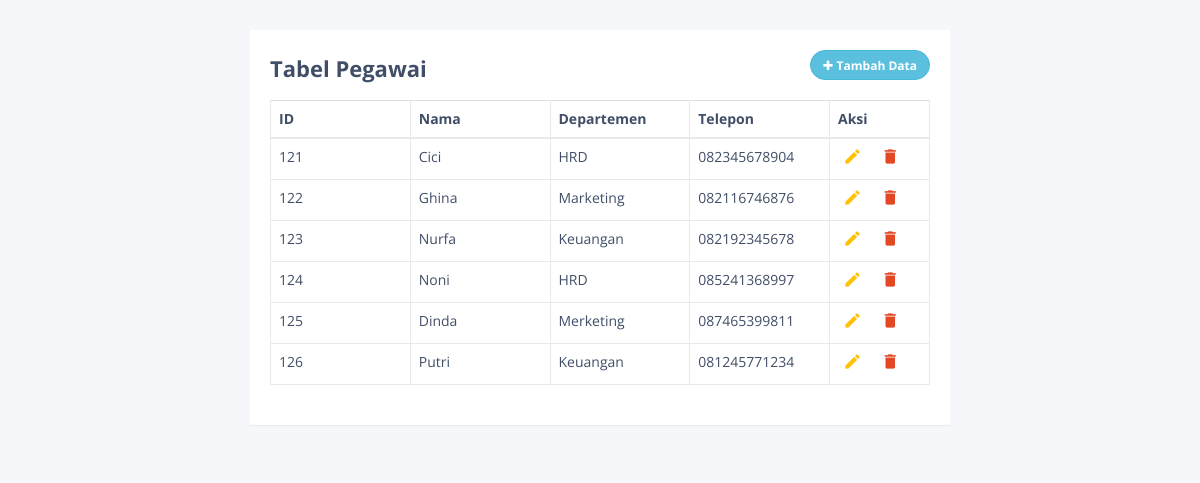
The page / on the database its author committed.
### tables this page shows
CREATE TABLE `pegawai` (
  `id` int(3) NOT NULL,
  `nama` varchar(25) NOT NULL,
  `dept` varchar(25) NOT NULL,
  `telp` varchar(15) NOT NULL
);

### application/controllers/Pegawai.php (called while the page is built, shortened)
<?php if ( ! defined('BASEPATH')) exit('No direct script access allowed');
class Pegawai extends CI_Controller {
  public function __construct(){
    $this->load->model('PegawaiModel');
  }
  public function index(){
    $data['pegawai'] = $this->PegawaiModel->view();
    $this->load->view('pegawai/index', $data);
  }
}

### index.php (called while the page is built, shortened)
<?php
require_once BASEPATH.'core/CodeIgniter.php';

### application/models/PegawaiModel.php (called while the page is built, shortened)
<?php if ( ! defined('BASEPATH')) exit('No direct script access allowed');
class PegawaiModel extends CI_Model {
  public function view(){
    return $this->db->get('pegawai')->result();
  }
}

### application/views/pegawai/index.php (the view, shortened to what this page needs)
<!DOCTYPE html>
<html lang="en">
<head>
<link rel="stylesheet" href="https://maxcdn.bootstrapcdn.com/font-awesome/4.7.0/css/font-awesome.min.css">
<link rel="stylesheet" href="https://maxcdn.bootstrapcdn.com/bootstrap/3.3.7/css/bootstrap.min.css">
</head>
<body>
    <div class="container">
        <div class="table-wrapper">
            <div class="table-title">
                <div class="row">
                    <div class="col-sm-8"><h2><b>Tabel Pegawai</b></h2></div>
                    <div class="col-sm-4">
                        <form method="post" action='<?php echo base_url("pegawai/tambah"); ?>'>
                        <button type="submit" class="btn btn-info add-new"><i class="fa fa-plus"></i>Tambah Data</button> </form>
                    </div>
                </div>
            </div>
            <table class="table table-bordered">
                <thead>
                    <tr>
                        <th>ID</th>
                        <th>Nama</th>
                        <th>Departemen</th>
                        <th>Telepon</th>
                        <th>Aksi</th>
                    </tr>
                </thead>
                <tbody>
                          <?php
                          if( ! empty($pegawai)){
                            foreach($pegawai as $data){
                              echo "<tr>
                              <td>".$data->id."</td>
                              <td>".$data->nama."</td>
                              <td>".$data->dept."</td>
                              <td>".$data->telp."</td>
                              <td><a  href='".base_url("pegawai/ubah/".$data->id)."' class='edit' title='Edit'><i class='material-icons'>&#xE254;</i></a>
                                <a href='".base_url("pegawai/hapus/".$data->id)."' class='delete' title='Delete'><i class='material-icons'>&#xE872;</i></a>
                              </tr>";
                            }
                          }else{
                            echo "<tr><td align='center' colspan='5'>Data Tidak Ada</td></tr>";
                          }
                          ?>
                </tbody>
            </table>
        </div>
    </div>
</body>
</html>

### application/views/pegawai/index.php (style rules this page uses)
body { color: #404E67; background: #F5F7FA; font-family: 'Open Sans', sans-serif; }
.table-wrapper { width: 700px; margin: 30px auto; background: #fff; padding: 20px; box-shadow: 0 1px 1px rgba(0,0,0,.05); }
.table-title { padding-bottom: 10px; margin: 0 0 10px; }
.table-title h2 { margin: 6px 0 0; font-size: 22px; }
.table-title .add-new { float: right; height: 30px; font-weight: bold; font-size: 12px; text-shadow: none; min-width: 100px; border-radius: 50px; line-height: 13px; }
.table-title .add-new i { margin-right: 4px; }
table.table { table-layout: fixed; }
table.table tr th, table.table tr td { border-color: #e9e9e9; }
table.table th:last-child { width: 100px; }
table.table td a { cursor: pointer; display: inline-block; margin: 0 5px; min-width: 24px; }
table.table td a.edit { color: #FFC107; }
table.table td a.delete { color: #E34724; }
table.table td i { font-size: 19px; }

### rows shown on the page
pegawai: id "121", nama "Cici", dept "HRD", telp "082345678904"
pegawai: id "122", nama "Ghina", dept "Marketing", telp "082116746876"
pegawai: id "123", nama "Nurfa", dept "Keuangan", telp "082192345678"
pegawai: id "124", nama "Noni", dept "HRD", telp "085241368997"
pegawai: id "125", nama "Dinda", dept "Merketing", telp "087465399811"
pegawai: id "126", nama "Putri", dept "Keuangan", telp "081245771234"
